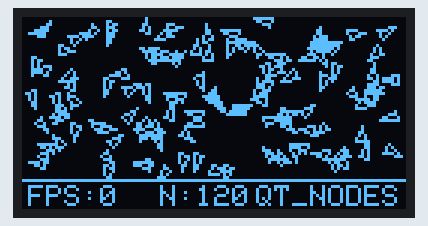
This sketch was run on a simulated ESP32. Shown: 128×64 one-colour display. Random numbers use the default seed unless the sketch sets one.

Above: at 0.2 s.
At 4.52 s:
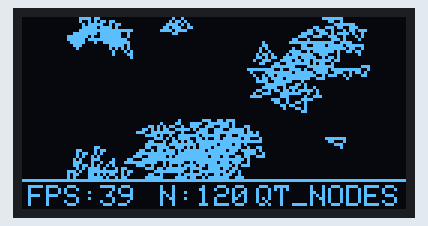
At 8.83 s:
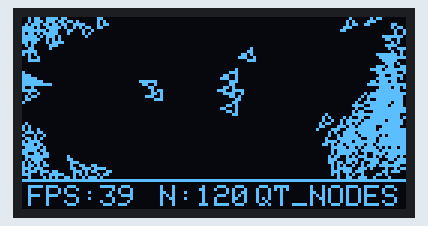
At 17.45 s:
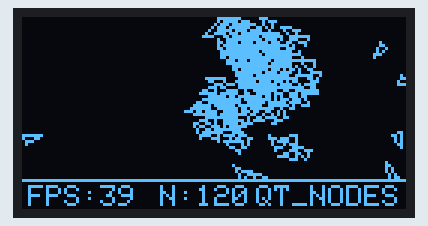
At 28.53 s:
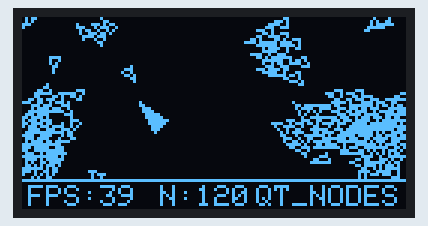
At 39.62 s:
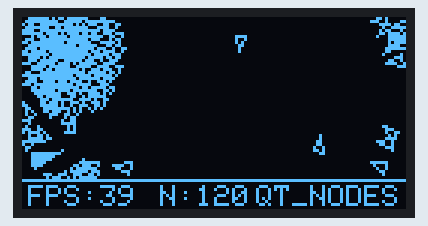

The sketch:

flocking_boids.ino
```cpp
// ============================================================
//  FLOCKING BOIDS WITH QUADTREE SPATIAL PARTITION
//  ESP32 + SSD1306 128x64 OLED
// ============================================================
//  - Simulación colectiva de bandadas de boids autónomos (120 boids).
//  - Algoritmo de partición espacial Quadtree (Zero-Allocation) en RAM.
//  - Reducción del coste de colisión de O(N^2) a O(N log N).
//  - IA Depredador que persigue a los boids, forzando dispersión y pánico.
//  - Re-aparecido (respawn) de boids devorados en los bordes del mapa.
//  - Renderizado vectorial de orientación del vuelo a 50+ FPS.
//  - HUD de telemetría inferior mostrando FPS reales y nodos Quadtree.
// ============================================================

#include <Wire.h>
#include <Adafruit_GFX.h>
#include <Adafruit_SSD1306.h>
#include <math.h>

#define SCR_W 128
#define SCR_H 64
#define OLED_RESET -1
#define OLED_ADDR  0x3C
Adafruit_SSD1306 display(SCR_W, SCR_H, &Wire, OLED_RESET);

#define MAX_BOIDS 120
#define MAX_QT_NODES 200 // Capacidad máxima del pool de nodos

// ============================================================
//  ESTRUCTURAS Y CLASES
// ============================================================

struct Boid {
  float x, y;
  float vx, vy;
};

struct Boundary {
  float x, y;    // Centro
  float hw, hh;  // Semi-ancho y semi-alto

  bool contains(float bx, float by) const {
    return (bx >= x - hw && bx <= x + hw && by >= y - hh && by <= y + hh);
  }

  bool intersects(float bx, float by, float r) const {
    // Intersección de círculo de consulta con la caja AABB
    float closestX = max(x - hw, min(bx, x + hw));
    float closestY = max(y - hh, min(by, y + hh));
    float distX = bx - closestX;
    float distY = by - closestY;
    return (distX * distX + distY * distY) < (r * r);
  }
};

struct QTNode {
  Boundary boundary;
  int boidIndices[4]; // Capacidad máxima de 4 boids por nodo
  int boidCount;
  bool divided;

  // Índices en el pool estático (-1 indica nulo)
  int nw, ne, sw, se;
};

// Variables globales de Boids y Depredador
Boid boids[MAX_BOIDS];
float predX = 64.0f, predY = 32.0f;
float predVx = 0.5f, predVy = 0.5f;

// Pool de memoria estática para el Quadtree
QTNode qtPool[MAX_QT_NODES];
int qtNodeCount = 0;

// Variables globales para la consulta de vecindad
int queryResults[48];
int queryCount = 0;

// Parámetros de la simulación
const float viewRadius = 12.0f;   // Rango de visión de boids
const float sepRadius = 4.5f;     // Rango de separación personal
const float maxSpeed = 1.3f;      // Velocidad máxima boids
const float maxForce = 0.04f;     // Fuerza de viraje máxima boids
const float predMaxSpeed = 1.6f;  // Velocidad máxima depredador

// Telemetría de FPS
uint32_t lastFPSUpdate = 0;
int fps = 0;
int frameCounter = 0;
int displayFps = 0;

// ============================================================
//  MÉTODOS DEL QUADTREE ESTÁTICO (Zero-Allocation)
// ============================================================

void clearQuadtree() {
  qtNodeCount = 0;
}

// Subdividir un nodo en 4 cuadrantes
void subdivide(int nodeIdx) {
  if (qtNodeCount >= MAX_QT_NODES - 4) return; // Pool lleno, abortar subdivisión

  Boundary b = qtPool[nodeIdx].boundary;
  float hx = b.hw * 0.5f;
  float hy = b.hh * 0.5f;

  int nw = qtNodeCount++;
  int ne = qtNodeCount++;
  int sw = qtNodeCount++;
  int se = qtNodeCount++;

  qtPool[nw] = { { b.x - hx, b.y - hy, hx, hy }, {}, 0, false, -1, -1, -1, -1 };
  qtPool[ne] = { { b.x + hx, b.y - hy, hx, hy }, {}, 0, false, -1, -1, -1, -1 };
  qtPool[sw] = { { b.x - hx, b.y + hy, hx, hy }, {}, 0, false, -1, -1, -1, -1 };
  qtPool[se] = { { b.x + hx, b.y + hy, hx, hy }, {}, 0, false, -1, -1, -1, -1 };

  qtPool[nodeIdx].nw = nw;
  qtPool[nodeIdx].ne = ne;
  qtPool[nodeIdx].sw = sw;
  qtPool[nodeIdx].se = se;

  qtPool[nodeIdx].divided = true;
}

// Insertar un boid en el nodo correspondiente
bool insertBoid(int nodeIdx, int boidIdx) {
  float bx = boids[boidIdx].x;
  float by = boids[boidIdx].y;

  if (!qtPool[nodeIdx].boundary.contains(bx, by)) {
    return false;
  }

  // Si hay espacio y no está dividido, insertar aquí
  if (qtPool[nodeIdx].boidCount < 4 && !qtPool[nodeIdx].divided) {
    qtPool[nodeIdx].boidIndices[qtPool[nodeIdx].boidCount++] = boidIdx;
    return true;
  }

  // Subdividir si aún no se ha hecho
  if (!qtPool[nodeIdx].divided) {
    subdivide(nodeIdx);

    // Redistribuir los boids locales a los hijos
    for (int i = 0; i < qtPool[nodeIdx].boidCount; i++) {
      int idx = qtPool[nodeIdx].boidIndices[i];
      insertBoid(qtPool[nodeIdx].nw, idx);
      insertBoid(qtPool[nodeIdx].ne, idx);
      insertBoid(qtPool[nodeIdx].sw, idx);
      insertBoid(qtPool[nodeIdx].se, idx);
    }
    qtPool[nodeIdx].boidCount = 0;
  }

  // Tratar de insertar en los hijos
  if (insertBoid(qtPool[nodeIdx].nw, boidIdx)) return true;
  if (insertBoid(qtPool[nodeIdx].ne, boidIdx)) return true;
  if (insertBoid(qtPool[nodeIdx].sw, boidIdx)) return true;
  if (insertBoid(qtPool[nodeIdx].se, boidIdx)) return true;

  return false;
}

// Consultar boids en un radio circular
void queryQuadtree(int nodeIdx, float qx, float qy, float r) {
  if (!qtPool[nodeIdx].boundary.intersects(qx, qy, r)) {
    return; // Sin intersección con el nodo
  }

  if (qtPool[nodeIdx].divided) {
    queryQuadtree(qtPool[nodeIdx].nw, qx, qy, r);
    queryQuadtree(qtPool[nodeIdx].ne, qx, qy, r);
    queryQuadtree(qtPool[nodeIdx].sw, qx, qy, r);
    queryQuadtree(qtPool[nodeIdx].se, qx, qy, r);
  } else {
    for (int i = 0; i < qtPool[nodeIdx].boidCount; i++) {
      int idx = qtPool[nodeIdx].boidIndices[i];
      float dx = boids[idx].x - qx;
      float dy = boids[idx].y - qy;
      if (dx * dx + dy * dy < r * r) {
        if (queryCount < 48) {
          queryResults[queryCount++] = idx;
        }
      }
    }
  }
}

// ============================================================
//  SETUP Y INICIALIZACIÓN
// ============================================================
void setup() {
  Serial.begin(115200);
  if (!display.begin(SSD1306_SWITCHCAPVCC, OLED_ADDR)) {
    while (1);
  }
  display.clearDisplay();

  // Inicialización aleatoria de boids
  for (int i = 0; i < MAX_BOIDS; i++) {
    boids[i].x = random(2, 126);
    boids[i].y = random(2, 52); // Espacio libre arriba del HUD

    float angle = random(0, 360) * 3.14159f / 180.0f;
    float spd = random(8, 14) * 0.1f;
    boids[i].vx = cos(angle) * spd;
    boids[i].vy = sin(angle) * spd;
  }

  // Depredador inicial
  predX = 64.0f;
  predY = 27.0f;
}

// ============================================================
//  LOOP PRINCIPAL
// ============================================================
void loop() {
  display.clearDisplay();

  // 1. Reconstruir el Quadtree estático
  clearQuadtree();
  int rootIdx = qtNodeCount++;
  // El límite superior de y es 54 debido al HUD
  qtPool[rootIdx] = { { 64.0f, 27.0f, 64.0f, 27.0f }, {}, 0, false, -1, -1, -1, -1 };

  for (int i = 0; i < MAX_BOIDS; i++) {
    insertBoid(rootIdx, i);
  }

  // 2. IA del Depredador (Encuentra al boid más cercano y lo caza)
  float minDistSq = 99999.0f;
  int targetIdx = -1;
  for (int i = 0; i < MAX_BOIDS; i++) {
    float dx = boids[i].x - predX;
    float dy = boids[i].y - predY;
    float dSq = dx*dx + dy*dy;
    if (dSq < minDistSq) {
      minDistSq = dSq;
      targetIdx = i;
    }
  }

  if (targetIdx != -1) {
    float targetDx = boids[targetIdx].x - predX;
    float targetDy = boids[targetIdx].y - predY;
    float dist = sqrt(targetDx*targetDx + targetDy*targetDy);

    if (dist > 0.1f) {
      targetDx /= dist;
      targetDy /= dist;
    }

    // Fuerza de viraje hacia el objetivo
    float steerX = targetDx * predMaxSpeed - predVx;
    float steerY = targetDy * predMaxSpeed - predVy;

    // Limitar fuerza
    float steerLen = sqrt(steerX*steerX + steerY*steerY);
    if (steerLen > 0.08f) {
      steerX = (steerX / steerLen) * 0.08f;
      steerY = (steerY / steerLen) * 0.08f;
    }

    predVx += steerX;
    predVy += steerY;
  }

  // Avanzar depredador y limitar su velocidad
  float pSpd = sqrt(predVx*predVx + predVy*predVy);
  if (pSpd > predMaxSpeed) {
    predVx = (predVx / pSpd) * predMaxSpeed;
    predVy = (predVy / pSpd) * predMaxSpeed;
  }
  predX += predVx;
  predY += predVy;

  // Límites del mapa para el depredador (rebote suave)
  if (predX < 2.0f) { predX = 2.0f; predVx *= -1; }
  if (predX > 125.0f) { predX = 125.0f; predVx *= -1; }
  if (predY < 2.0f) { predY = 2.0f; predVy *= -1; }
  if (predY > 52.0f) { predY = 52.0f; predVy *= -1; }

  // Detectar si el depredador se come a su objetivo
  if (minDistSq < 5.0f && targetIdx != -1) {
    // Dibujar destello de impacto en el radar
    display.drawCircle((int16_t)predX, (int16_t)predY, 4, SSD1306_WHITE);

    // Reposicionar el boid devorado en un borde del mapa (respawn)
    if (random(0, 2) == 0) {
      boids[targetIdx].x = (random(0, 2) == 0) ? 2.0f : 125.0f;
      boids[targetIdx].y = random(2, 52);
    } else {
      boids[targetIdx].x = random(2, 126);
      boids[targetIdx].y = (random(0, 2) == 0) ? 2.0f : 52.0f;
    }
    float ang = random(0, 360) * 3.14159f / 180.0f;
    float sp = random(8, 13) * 0.1f;
    boids[targetIdx].vx = cos(ang) * sp;
    boids[targetIdx].vy = sin(ang) * sp;
  }

  // 3. Actualizar físicas de cada boid utilizando el Quadtree
  for (int i = 0; i < MAX_BOIDS; i++) {
    // Limpiar resultados anteriores
    queryCount = 0;

    // Consultar vecinos a través del Quadtree (súper veloz!)
    queryQuadtree(rootIdx, boids[i].x, boids[i].y, viewRadius);

    float avgVx = 0.0f, avgVy = 0.0f; // Alineación
    float avgPx = 0.0f, avgPy = 0.0f; // Cohesión
    float avoidX = 0.0f, avoidY = 0.0f; // Separación

    int alignNeighbors = 0;
    int cohNeighbors = 0;
    int sepNeighbors = 0;

    for (int k = 0; k < queryCount; k++) {
      int neighborIdx = queryResults[k];
      if (neighborIdx == i) continue;

      float dx = boids[i].x - boids[neighborIdx].x;
      float dy = boids[i].y - boids[neighborIdx].y;
      float distSq = dx*dx + dy*dy;

      if (distSq > 0.0f) {
        float dist = sqrt(distSq);

        // Separación (pesada inversamente a la distancia)
        if (dist < sepRadius) {
          avoidX += dx / dist;
          avoidY += dy / dist;
          sepNeighbors++;
        }

        // Cohesión
        avgPx += boids[neighborIdx].x;
        avgPy += boids[neighborIdx].y;
        cohNeighbors++;

        // Alineación
        avgVx += boids[neighborIdx].vx;
        avgVy += boids[neighborIdx].vy;
        alignNeighbors++;
      }
    }

    // Calcular vectores de dirección (Steering forces)
    float steerSepX = 0.0f, steerSepY = 0.0f;
    float steerCohX = 0.0f, steerCohY = 0.0f;
    float steerAliX = 0.0f, steerAliY = 0.0f;

    if (sepNeighbors > 0) {
      avoidX /= sepNeighbors;
      avoidY /= sepNeighbors;
      float avoidLen = sqrt(avoidX*avoidX + avoidY*avoidY);
      if (avoidLen > 0.0f) {
        avoidX = (avoidX / avoidLen) * maxSpeed;
        avoidY = (avoidY / avoidLen) * maxSpeed;
      }
      steerSepX = avoidX - boids[i].vx;
      steerSepY = avoidY - boids[i].vy;
    }

    if (cohNeighbors > 0) {
      avgPx /= cohNeighbors;
      avgPy /= cohNeighbors;
      float targetDx = avgPx - boids[i].x;
      float targetDy = avgPy - boids[i].y;
      float targetLen = sqrt(targetDx*targetDx + targetDy*targetDy);
      if (targetLen > 0.0f) {
        targetDx = (targetDx / targetLen) * maxSpeed;
        targetDy = (targetDy / targetLen) * maxSpeed;
      }
      steerCohX = targetDx - boids[i].vx;
      steerCohY = targetDy - boids[i].vy;
    }

    if (alignNeighbors > 0) {
      avgVx /= alignNeighbors;
      avgVy /= alignNeighbors;
      float alignLen = sqrt(avgVx*avgVx + avgVy*avgVy);
      if (alignLen > 0.0f) {
        avgVx = (avgVx / alignLen) * maxSpeed;
        avgVy = (avgVy / alignLen) * maxSpeed;
      }
      steerAliX = avgVx - boids[i].vx;
      steerAliY = avgVy - boids[i].vy;
    }

    // Fuerza de evasión del depredador (Pánico de escape)
    float steerEscX = 0.0f, steerEscY = 0.0f;
    float dxPred = boids[i].x - predX;
    float dyPred = boids[i].y - predY;
    float distPredSq = dxPred*dxPred + dyPred*dyPred;

    if (distPredSq < 484.0f) { // Dentro de 22 píxeles de distancia
      float distPred = sqrt(distPredSq);
      if (distPred > 0.1f) {
        // Empuje fuerte en dirección contraria
        float factor = (22.0f - distPred) * 0.12f;
        steerEscX = (dxPred / distPred) * maxSpeed * factor;
        steerEscY = (dyPred / distPred) * maxSpeed * factor;
      }
    }

    // Mezcla ponderada de las fuerzas
    float finalSteerX = steerSepX * 1.6f + steerCohX * 1.0f + steerAliX * 1.1f + steerEscX * 2.2f;
    float finalSteerY = steerSepY * 1.6f + steerCohY * 1.0f + steerAliY * 1.1f + steerEscY * 2.2f;

    // Limitar fuerza física de viraje
    float forceLen = sqrt(finalSteerX*finalSteerX + finalSteerY*finalSteerY);
    if (forceLen > maxForce) {
      finalSteerX = (finalSteerX / forceLen) * maxForce;
      finalSteerY = (finalSteerY / forceLen) * maxForce;
    }

    // Aplicar fuerza a la velocidad
    boids[i].vx += finalSteerX;
    boids[i].vy += finalSteerY;

    // Limitar velocidad del boid
    float speed = sqrt(boids[i].vx*boids[i].vx + boids[i].vy*boids[i].vy);
    if (speed > maxSpeed) {
      boids[i].vx = (boids[i].vx / speed) * maxSpeed;
      boids[i].vy = (boids[i].vy / speed) * maxSpeed;
    }

    // Actualizar posición
    boids[i].x += boids[i].vx;
    boids[i].y += boids[i].vy;

    // Envolver límites de la pantalla (Screen wrapping)
    if (boids[i].x < 0) boids[i].x += SCR_W;
    if (boids[i].x >= SCR_W) boids[i].x -= SCR_W;
    if (boids[i].y < 0) boids[i].y += 54.0f; // no envolver en el HUD
    if (boids[i].y >= 54.0f) boids[i].y -= 54.0f;
  }

  // ==========================================
  //  4. RENDERIZADO VECTORIAL
  // ==========================================

  // Dibujar boids (triángulos isósceles que apuntan a su dirección)
  for (int i = 0; i < MAX_BOIDS; i++) {
    float angle = atan2(boids[i].vy, boids[i].vx);

    // Vértice frontal (Punta)
    int16_t x0 = (int16_t)(boids[i].x + cos(angle) * 3.5f);
    int16_t y0 = (int16_t)(boids[i].y + sin(angle) * 3.5f);

    // Vértice trasero izquierdo
    int16_t x1 = (int16_t)(boids[i].x + cos(angle + 2.4f) * 2.5f);
    int16_t y1 = (int16_t)(boids[i].y + sin(angle + 2.4f) * 2.5f);

    // Vértice trasero derecho
    int16_t x2 = (int16_t)(boids[i].x + cos(angle - 2.4f) * 2.5f);
    int16_t y2 = (int16_t)(boids[i].y + sin(angle - 2.4f) * 2.5f);

    display.drawTriangle(x0, y0, x1, y1, x2, y2, SSD1306_WHITE);
  }

  // Dibujar Depredador (Triángulo relleno y más grande)
  float pAngle = atan2(predVy, predVx);
  int16_t px0 = (int16_t)(predX + cos(pAngle) * 6.5f);
  int16_t py0 = (int16_t)(predY + sin(pAngle) * 6.5f);
  int16_t px1 = (int16_t)(predX + cos(pAngle + 2.5f) * 4.5f);
  int16_t py1 = (int16_t)(predY + sin(pAngle + 2.5f) * 4.5f);
  int16_t px2 = (int16_t)(predX + cos(pAngle - 2.5f) * 4.5f);
  int16_t py2 = (int16_t)(predY + sin(pAngle - 2.5f) * 4.5f);

  display.fillTriangle(px0, py0, px1, py1, px2, py2, SSD1306_WHITE);

  // ==========================================
  //  5. BARRA DE RENDIMIENTO Y TELEMETRÍA (HUD)
  // ==========================================

  // Línea divisoria
  display.drawFastHLine(0, 54, SCR_W, SSD1306_WHITE);
  display.fillRect(0, 55, SCR_W, 9, SSD1306_BLACK);

  display.setTextColor(SSD1306_WHITE);
  display.setTextSize(1);

  // Mostrar FPS reales
  display.setCursor(2, 56);
  display.print(F("FPS:"));
  display.print(displayFps);

  // Mostrar cantidad de boids
  display.setCursor(46, 56);
  display.print(F("N:"));
  display.print(MAX_BOIDS);

  // Mostrar cantidad de nodos Quadtree generados
  display.setCursor(78, 56);
  display.print(F("QT_NODES:"));
  display.print(qtNodeCount);

  display.display();

  // Cálculo de FPS
  frameCounter++;
  uint32_t now = millis();
  if (now - lastFPSUpdate >= 1000) {
    displayFps = frameCounter;
    frameCounter = 0;
    lastFPSUpdate = now;
  }
}
```
